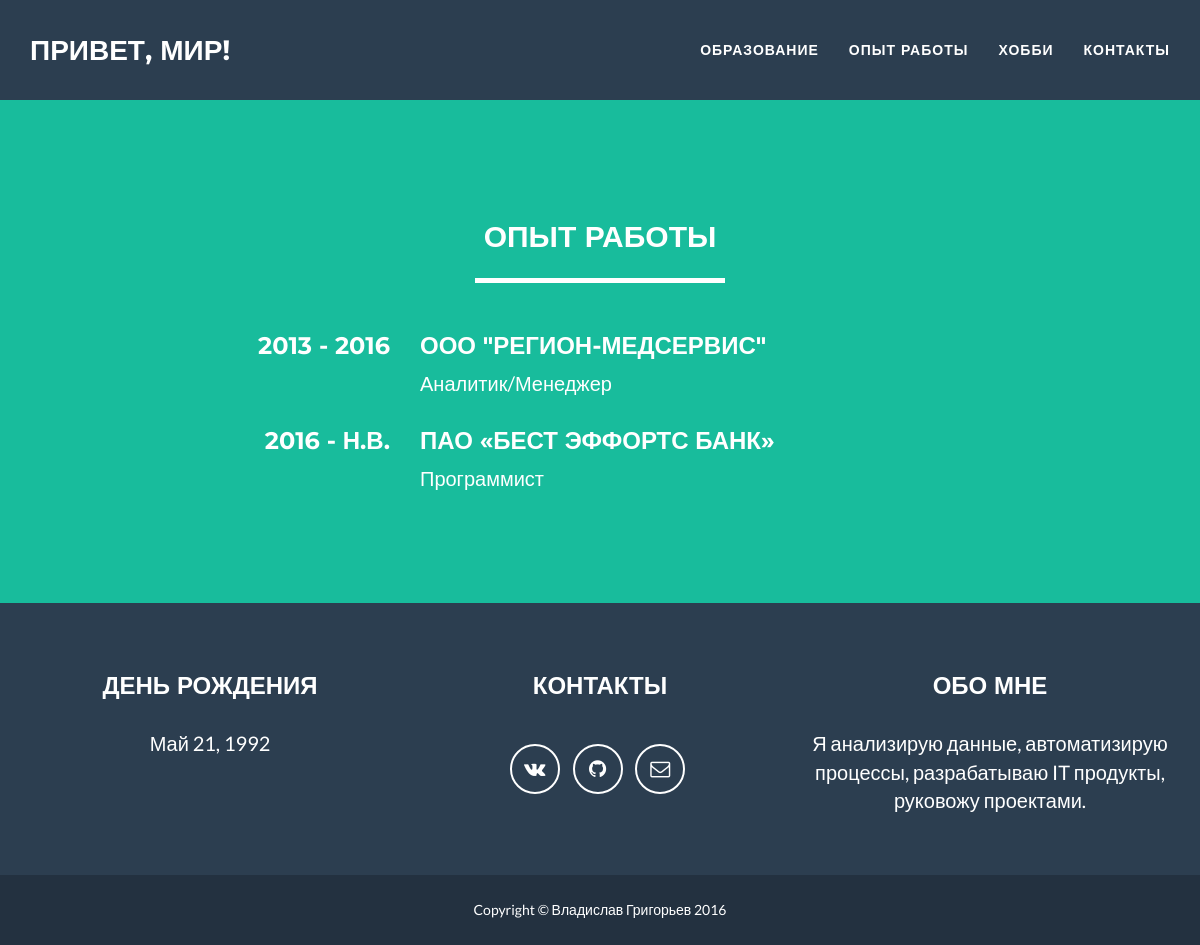
Page /work/ on the committed database.
### homepage/models.py (models this page shows, shortened)
class PlaceOfWork(models.Model):
    man = models.ForeignKey(Me, on_delete=models.CASCADE)
    company = models.CharField(max_length=100)
    city = models.CharField(max_length=50)
    YEAR_CHOICES = [(r,r) for r in range(1992, datetime.date.today().year+10)]
    started_in = models.IntegerField(choices=YEAR_CHOICES)
    end_date = models.IntegerField(choices=YEAR_CHOICES, null=True)
    position = models.CharField(max_length=50)
    site = models.URLField(default='')
    adress = models.CharField(max_length=200, default='')
    phone = models.CharField(max_length=20, default='')

class Me(models.Model):
    first_name = models.CharField(max_length=50)
    second_name = models.CharField(max_length=50)
    middle_name = models.CharField(max_length=50)
    birthdate = models.DateField()
    photo = models.ImageField(upload_to='images/')
    description = models.TextField()

### homepage/views.py (the view)
# urls.py: url(r'^work/$', work_places),
def work_places(request):
    me = Me.objects.filter(id=1)[0]
    work_places = PlaceOfWork.objects.all()
    context = {'work_places': work_places, 'me': me}
    return render(request, "work.html", context)

### templates/work.html (shortened to what this page needs)
{% extends "base.html" %}
{% block content %}
    <header>
        <div class="container">
            <div class="row">
                <div class="col-lg-12 text-center">
                  <h2>Опыт работы</h2>
                  <hr class="star-light">
                </div>
                {% for place in work_places %}
                <div class="col-lg-4 text-right">
                    <div>
                      <h3>{{place.started_in}} -
                        {% if place.end_date == 2016 %}
                        {{place.end_date}}
                        {% else %}
                        н.в.
                        {% endif %}
                      </h3>
                    </div>
                </div>
                <div class="col-lg-8 text-left">
                    <div>
                      <h3><a href="/work/{{place.id}}/">{{place.company}}</a></h3>
                      <p>{{place.position}}</p>
                    </div>
                </div>
                {% endfor %}
            </div>
        </div>
    </header>
{% endblock %}

### templates/base.html (shortened to what this page needs)
{% load staticfiles %}
<!DOCTYPE html>
<html lang="en">
<head>
    <link href="{% static 'vendor/bootstrap/css/bootstrap.min.css' %}" rel="stylesheet">
    <link href="{% static 'css/freelancer.min.css' %}" rel="stylesheet">
    <link href="{% static 'vendor/font-awesome/css/font-awesome.min.css' %}" rel="stylesheet" type="text/css">
    <link rel="stylesheet" href="{% static '/css/custom.css' %}" media="screen" title="no title">
</head>
<body id="page-top" class="index">
    <nav id="mainNav" class="navbar navbar-default navbar-fixed-top navbar-custom">
        <div class="container">
            <div class="navbar-header page-scroll">
                <a class="navbar-brand" href="/">Привет, мир!</a>
            </div>
            <div>
                <ul class="nav navbar-nav navbar-right">
                    <li>
                        <a href="/education/">Образование</a>
                    </li>
                    <li>
                        <a href="/work/">Опыт работы</a>
                    </li>
                    <li>
                        <a href="/hobby/">Хобби</a>
                    </li>
                    <li>
                        <a href="#contacts">Контакты</a>
                    </li>
                </ul>
            </div>
        </div>
    </nav>
    {% block content %}
    {% endblock %}
    <footer class="text-center">
        <div class="footer-above">
            <div class="container">
                <div class="row">
                    <div class="footer-col col-md-4">
                        <h3>День рождения</h3>
                        <p>{{me.birthdate}}</p>
                    </div>
                    <div class="footer-col col-md-4">
                        <h3 id="contacts">Контакты</h3>
                        <ul class="list-inline">
                            <li>
                                <a href="https://vk.com/vladisgrig" targer="_blank" class="btn-social btn-outline"><i class="fa fa-fw fa-vk"></i></a>
                            </li>
                            <li>
                                <a href="https://github.com/vladisgrig" targer="_blank" class="btn-social btn-outline"><i class="fa fa-fw fa-github"></i></a>
                            </li>
                            <li>
                                <a href="mailto:vladisgrig@yandex.ru" class="btn-social btn-outline"><i class="fa fa-fw fa-envelope-o"></i></a>
                            </li>
                        </ul>
                    </div>
                    <div class="footer-col col-md-4">
                        <h3>Обо мне</h3>
                        <p>{{me.description}}</p>
                    </div>
                </div>
            </div>
        </div>
        <div class="footer-below">
            <div class="container">
                <div class="row">
                    <div class="col-lg-12">
                        Copyright &copy; {{me.first_name}} {{me.second_name}} 2016
                    </div>
                </div>
            </div>
        </div>
    </footer>
</body>
</html>

### homepage/static/css/custom.css (style rules this page uses)
h3 > a { color: #fff; }

### rows in the picture
PlaceOfWork: started_in "2013", end_date "2016", company "ООО \"РЕГИОН-МЕДСЕРВИС\"", position "Аналитик/Менеджер"
PlaceOfWork: started_in "2016", end_date "Н.В.", company "ПАО «БЕСТ ЭФФОРТС БАНК»", position "Программист"
Me: birthdate "Май 21, 1992", description "Я анализирую данные, автоматизирую процессы, разрабатываю IT продукты, руковожу проектами.", first_name "Владислав", second_name "Григорьев"
